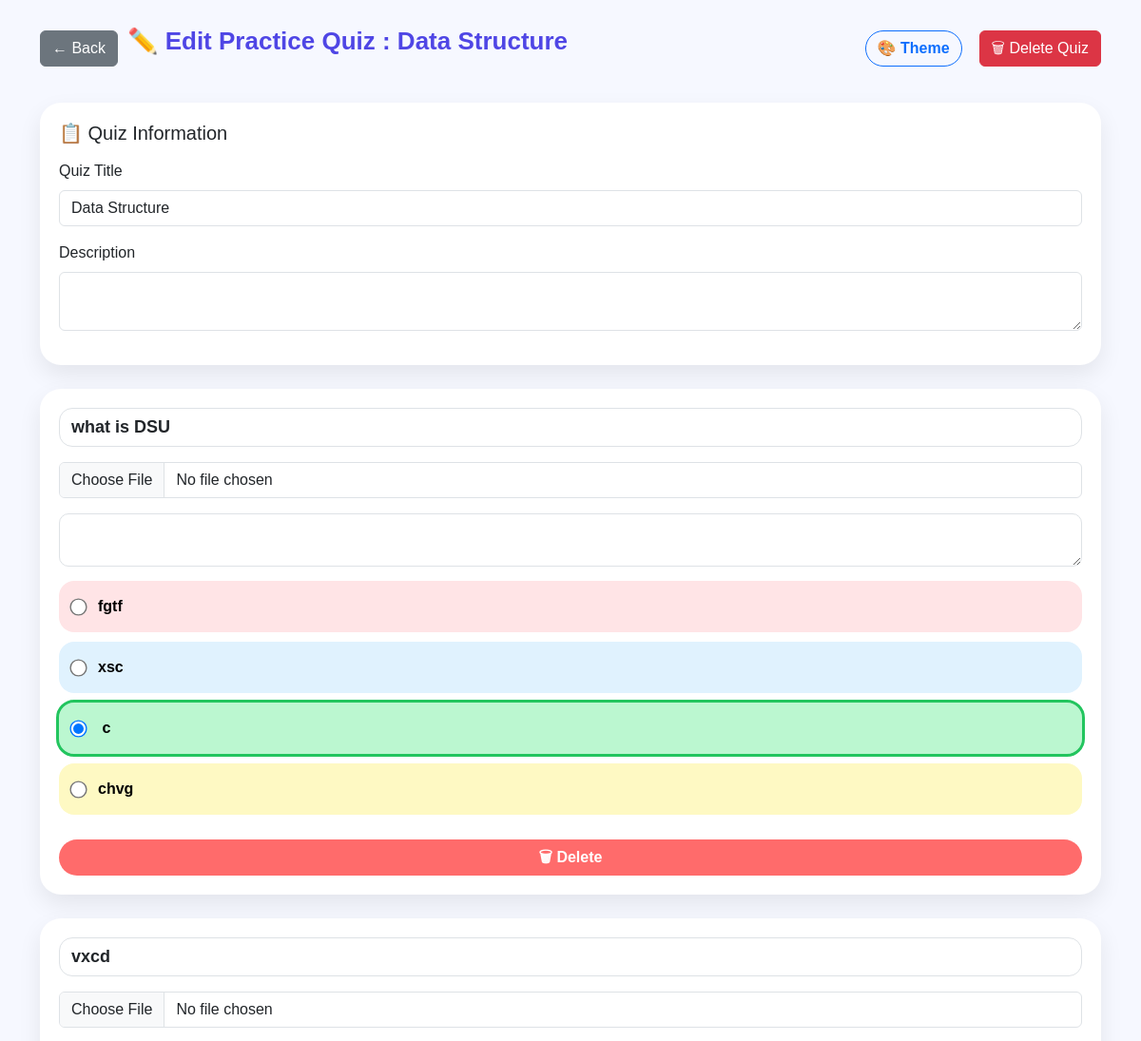
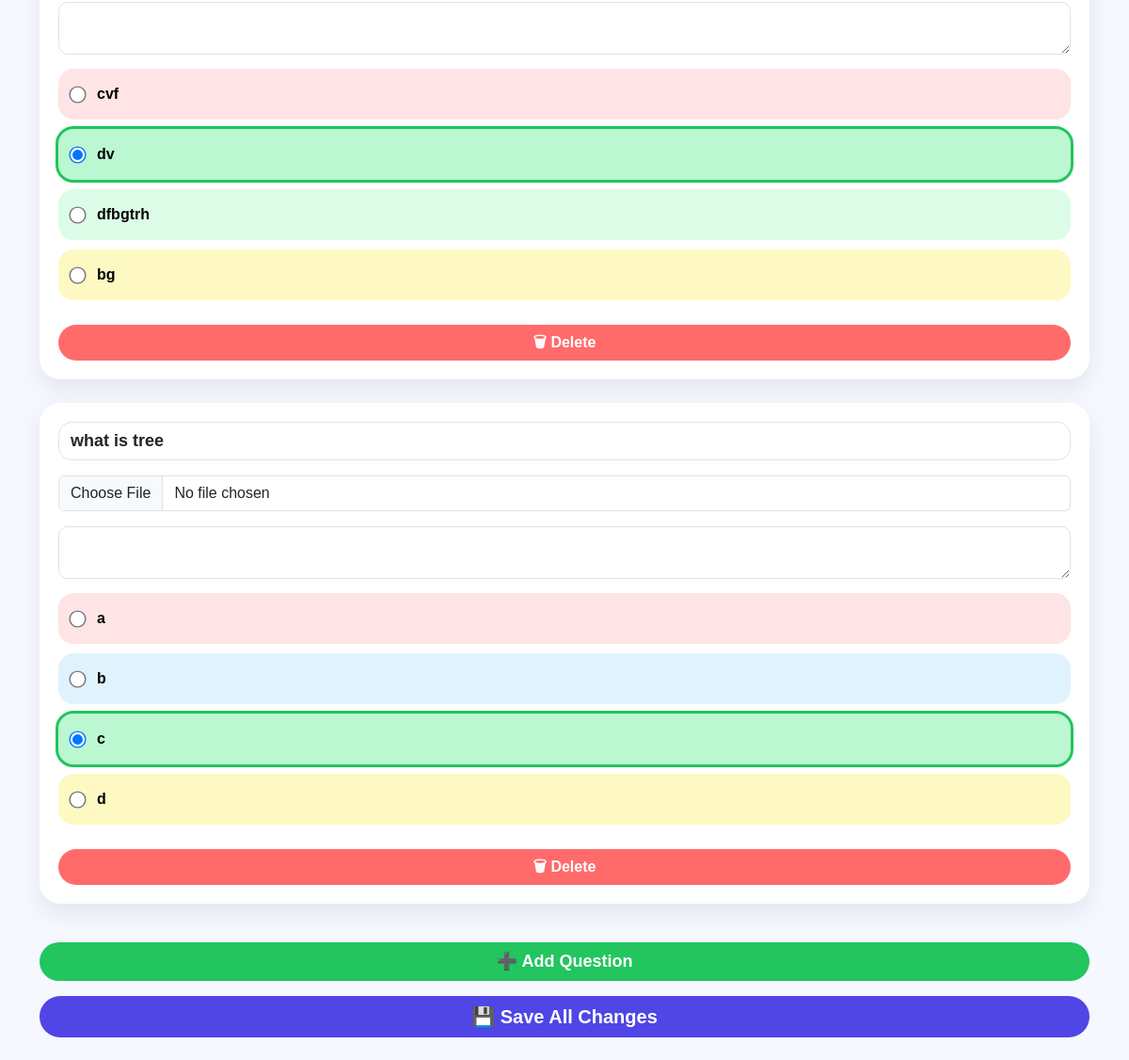
Page /edit_practice_quiz/3 (signed in) on the committed database (2 pictures, top to bottom).
### tables this page shows
CREATE TABLE Practice_Quizzes (
            quiz_id INTEGER PRIMARY KEY AUTOINCREMENT,
            quiz_name TEXT NOT NULL,
            description TEXT,
            teacher_id INTEGER,
            created_by INTEGER NOT NULL,
            department TEXT,
            target_departments TEXT,
            created_at TIMESTAMP DEFAULT CURRENT_TIMESTAMP,
            FOREIGN KEY (created_by) REFERENCES Users(user_id)
        );

CREATE TABLE PracticeQuestions (
            question_id INTEGER PRIMARY KEY AUTOINCREMENT,
            quiz_id INTEGER NOT NULL,
            question_text TEXT NOT NULL,
            question_type TEXT DEFAULT 'MCQ',
            explanation TEXT,
            created_at TIMESTAMP DEFAULT CURRENT_TIMESTAMP, media_url TEXT,
            FOREIGN KEY (quiz_id) REFERENCES Practice_Quizzes(quiz_id)
        );

CREATE TABLE PracticeOptions (
            option_id INTEGER PRIMARY KEY AUTOINCREMENT,
            question_id INTEGER NOT NULL,
            option_text TEXT NOT NULL,
            is_correct INTEGER DEFAULT 0,
            option_order INTEGER,
            FOREIGN KEY (question_id) REFERENCES PracticeQuestions(question_id)
        );

### app.py (the view, shortened to what this page needs)
@app.route("/edit_practice_quiz/<int:quiz_id>", methods=["GET", "POST"])
@login_required
def edit_practice_quiz(quiz_id):
    if session.get('role') != 'Teacher':
        return redirect('/login')
    with get_db_connection() as conn:
        quiz = conn.execute(
            "SELECT * FROM Practice_Quizzes WHERE quiz_id=? AND created_by=?",
            (quiz_id, session['user_id'])
        ).fetchone()
        if not quiz:
            flash("Quiz not found")
            return redirect(url_for('list_practice_quizzes'))
        questions = conn.execute(
            "SELECT * FROM PracticeQuestions WHERE quiz_id=?",
            (quiz_id,)
        ).fetchall()
        questions_with_options = []
        for q in questions:
            options = conn.execute(
                "SELECT * FROM PracticeOptions WHERE question_id=?",
                (q['question_id'],)
            ).fetchall()
            questions_with_options.append({
                "question": q,
                "options": options
            })
    return render_template(
        'teacher/edit_practice_quiz.html',
        quiz=quiz,
        questions=questions_with_options
    )

### app.py (called while the page is built)
def get_db_connection():
    return DBConnection(DATABASE)

def login_required(f):
    @wraps(f)
    def decorated_function(*args, **kwargs):
        if 'user_id' not in session:
            flash("Please login first")
            return redirect(url_for('login'))
        return f(*args, **kwargs)
    return decorated_function

    def __enter__(self):
        return self.conn

    def __exit__(self, exc_type, exc_val, exc_tb):
        if exc_type is None:
            self.conn.commit()
        else:
            self.conn.rollback()
        self.conn.close()

### templates/teacher/edit_practice_quiz.html (shortened to what this page needs)
<!DOCTYPE html>
<html lang="en">
<head>
<link href="https://cdn.jsdelivr.net/npm/bootstrap@5.3.2/dist/css/bootstrap.min.css" rel="stylesheet">
<link href="https://cdn.jsdelivr.net/npm/sweetalert2@11/dist/sweetalert2.min.css" rel="stylesheet">
</head>
<body data-theme="">
<div class="container py-4">
<div class="header-section">
    <div class="d-flex align-items-center flex-grow-1">
        <a href="{{ url_for('list_practice_quizzes') }}" class="btn btn-secondary back-btn">← Back</a>
        <div class="header">✏️ Edit Practice Quiz : {{ quiz['quiz_name'] }}</div>
    </div>
    <button type="button" onclick="toggleTheme()" class="btn btn-outline-primary theme-btn">
        🎨 Theme
    </button>
    <button type="button" class="btn btn-danger ms-2" onclick="confirmDeleteQuiz({{ quiz['quiz_id'] }})">🗑 Delete Quiz</button>
</div>
<form method="POST" action="{{ url_for('edit_practice_quiz', quiz_id=quiz['quiz_id']) }}" enctype="multipart/form-data">
<div class="quiz-info">
    <h5 class="mb-3">📋 Quiz Information</h5>
    <div class="mb-3">
        <label for="title" class="form-label">Quiz Title</label>
        <input type="text" class="form-control" id="title" name="title"
               value="{{ quiz['quiz_name'] }}" required>
    </div>
    <div class="mb-3">
        <label for="description" class="form-label">Description</label>
        <textarea class="form-control" id="description" name="description"
                  rows="2">{{ quiz['description'] or '' }}</textarea>
    </div>
</div>
<div id="questions">
{% for item in questions %}
<div class="quiz-card">
<input class="form-control question-input mb-3"
name="question_text[]"
value="{{ item.question['question_text'] }}" required>
<input type="file" name="question_image_existing[]" class="form-control mb-3" accept="image/*">
<textarea class="form-control explanation-input"
name="explanation[]"
rows="2">{{ item.question['explanation'] or '' }}</textarea>
{% for opt in item.options %}
<div class="option
{% if loop.index==1 %}optA{% elif loop.index==2 %}optB
{% elif loop.index==3 %}optC{% else %}optD{% endif %}
{% if opt['is_correct']==1 %}correct{% endif %}">
<input type="radio"
name="correct_option_{{ item.question['question_id'] }}"
value="{{ ['A', 'B', 'C', 'D'][loop.index0] }}"
onchange="highlight(this)"
{% if opt['is_correct']==1 %}checked{% endif %}>
<input type="text"
name="option_text_{{ item.question['question_id'] }}[]"
value="{{ opt['option_text'] }}" required>
</div>
{% endfor %}
<button type="button" class="btn delete-btn w-100 mt-3"
onclick="confirmDeleteQuestion({{ item.question['question_id'] }}, {{ quiz['quiz_id'] }})">
🗑 Delete
</button>
</div>
{% endfor %}
</div>
<button type="button" onclick="addQuestion()" class="btn add-btn w-100 mb-3 mt-3">
➕ Add Question
</button>
<button type="submit" class="btn save-btn w-100">
💾 Save All Changes
</button>
</form>
</div>
</body>
</html>

### templates/teacher/edit_practice_quiz.html (style rules this page uses)
:root { --bg:#f6f8ff; --card:#ffffff; --primary:#4f46e5; }
body { background:var(--bg); font-family:'Poppins',sans-serif; transition:.3s; }
.header { text-align:center; font-size:26px; font-weight:800; color:var(--primary); margin-bottom:15px; }
.quiz-card { background:var(--card); border-radius:22px; padding:20px; box-shadow:0 10px 25px rgba(0,0,0,0.08); margin-bottom:25px; transition:.25s; }
.question-input { font-size:18px; font-weight:600; border-radius:14px; }
.option { display:flex; align-items:center; gap:12px; padding:14px; border-radius:16px; margin-bottom:10px; transition:.2s; }
.option input[type=text] { border:none; background:transparent; outline:none; flex:1; font-weight:600; }
.optA { background:#ffe4e6; }
.optB { background:#e0f2fe; }
.optC { background:#dcfce7; }
.optD { background:#fef9c3; }
.option input[type=radio] { transform:scale(1.4); }
.option.correct { outline:3px solid #22c55e; background:#bbf7d0 !important; }
.delete-btn { background:#ff6b6b; color:white; border-radius:50px; font-weight:600; }
.add-btn { background:#22c55e; color:white; border-radius:50px; font-size:18px; font-weight:700; }
.save-btn { background:var(--primary); color:white; border-radius:50px; font-size:20px; font-weight:800; }
.theme-btn { border-radius:50px; font-weight:600; }
.back-btn { margin-right: 10px; }
.quiz-info { background: var(--card); border-radius: 22px; padding: 20px; margin-bottom: 25px; box-shadow: 0 10px 25px rgba(0,0,0,0.08); }
.explanation-input { font-size: 14px; border-radius: 10px; margin-bottom: 15px; }
.header-section { display: flex; justify-content: space-between; align-items: center; margin-bottom: 30px; flex-wrap: wrap; gap: 10px; }

### rows in the picture
Practice_Quizzes: quiz_name "Data Structure", title "Data Structure"
PracticeQuestions: question.question_text "what is DSU"
PracticeOptions: option_text "fgtf"
PracticeOptions: option_text "xsc"
PracticeOptions: is_correct "☑", option_text "c"
PracticeOptions: option_text "chvg"
PracticeQuestions: question.question_text "vxcd"
PracticeOptions: option_text "cvf"
PracticeOptions: is_correct "☑", option_text "dv"
PracticeOptions: option_text "dfbgtrh"
PracticeOptions: option_text "bg"
PracticeQuestions: question.question_text "what is tree"
PracticeOptions: option_text "a"
PracticeOptions: option_text "b"
PracticeOptions: is_correct "☑", option_text "c"
PracticeOptions: option_text "d"
